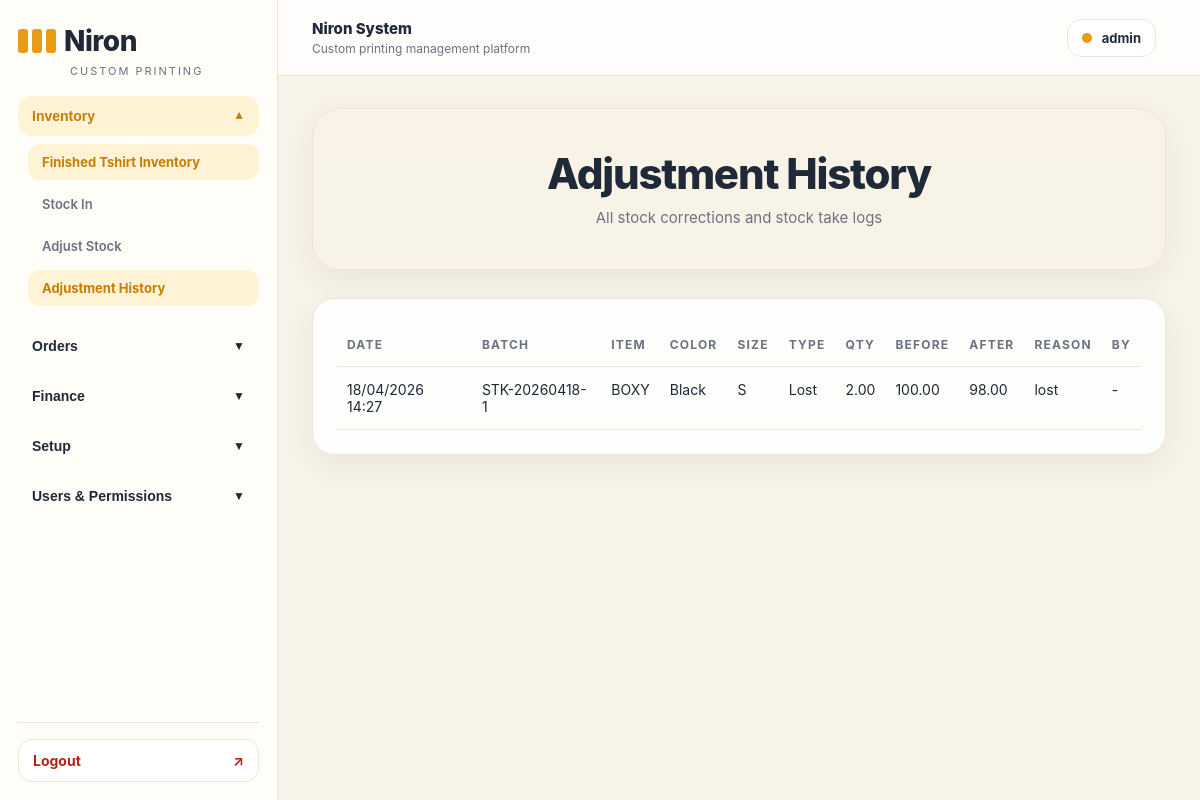
Screenshot of /inventory/adjustments/ (signed in) with the database file from the repository.
### inventory/models.py (models this page shows, shortened)
class InventoryAdjustment(models.Model):
    TYPE_ADD = "ADD"
    TYPE_REMOVE = "REMOVE"
    TYPE_DAMAGE = "DAMAGE"
    TYPE_LOST = "LOST"
    TYPE_FOUND = "FOUND"
    TYPE_STOCKTAKE = "STOCKTAKE"
    TYPE_CHOICES = [
        (TYPE_ADD, "Add"),
        (TYPE_REMOVE, "Remove"),
        (TYPE_DAMAGE, "Damage"),
        (TYPE_LOST, "Lost"),
        (TYPE_FOUND, "Found Extra"),
        (TYPE_STOCKTAKE, "Stock Take"),
    ]
    batch_item = models.ForeignKey(
        InventoryBatchItem,
        on_delete=models.PROTECT,
        related_name="adjustments",
    )
    adjustment_type = models.CharField(max_length=20, choices=TYPE_CHOICES)
    qty = models.DecimalField(max_digits=12, decimal_places=2)
    reason = models.TextField(blank=True, default="")
    created_at = models.DateTimeField(default=timezone.now)
    created_by = models.ForeignKey(
        settings.AUTH_USER_MODEL,
        on_delete=models.SET_NULL,
        null=True,
        blank=True,
        related_name="inventory_adjustments_created",
    )
    qty_before = models.DecimalField(max_digits=12, decimal_places=2, default=0)
    qty_after = models.DecimalField(max_digits=12, decimal_places=2, default=0)
    class Meta:
        ordering = ["-created_at", "-id"]

class InventoryBatchItem(models.Model):
    batch = models.ForeignKey(
        InventoryBatch,
        on_delete=models.CASCADE,
        related_name="items",
    )
    item = models.ForeignKey(
        InventoryItem,
        on_delete=models.PROTECT,
        related_name="batch_items",
    )
    color = models.ForeignKey(
        Color,
        on_delete=models.PROTECT,
        blank=True,
        null=True,
        related_name="batch_items",
    )
    size = models.ForeignKey(
        Size,
        on_delete=models.PROTECT,
        blank=True,
        null=True,
        related_name="batch_items",
    )
    qty_received = models.DecimalField(
        max_digits=12,
        decimal_places=2,
        validators=[MinValueValidator(Decimal("0.01"))],
    )
    qty_remaining = models.DecimalField(
        max_digits=12,
        decimal_places=2,
        validators=[MinValueValidator(Decimal("0"))],
    )
    base_unit_cost = models.DecimalField(max_digits=12, decimal_places=4, default=0)
    final_unit_cost = models.DecimalField(max_digits=12, decimal_places=4, default=0)
    is_active = models.BooleanField(default=True)
    class Meta:
        ordering = ["batch__received_date", "id"]

class InventoryBatch(models.Model):
    STATUS_DRAFT = "DRAFT"
    STATUS_FINAL = "FINAL"
    STATUS_CHOICES = [
        (STATUS_DRAFT, "Draft"),
        (STATUS_FINAL, "Final"),
    ]
    batch_no = models.CharField(max_length=50, unique=True)
    supplier = models.CharField(max_length=120, blank=True)
    received_date = models.DateField()
    total_goods_cost = models.DecimalField(max_digits=12, decimal_places=2, default=0)
    shipping_cost = models.DecimalField(max_digits=12, decimal_places=2, default=0)
    extra_cost = models.DecimalField(max_digits=12, decimal_places=2, default=0)
    status = models.CharField(max_length=20, choices=STATUS_CHOICES, default=STATUS_DRAFT)
    note = models.TextField(blank=True, default="")
    created_at = models.DateTimeField(default=timezone.now)
    updated_at = models.DateTimeField(auto_now=True)
    created_by = models.ForeignKey(
        settings.AUTH_USER_MODEL,
        on_delete=models.SET_NULL,
        null=True,
        blank=True,
        related_name="inventory_batches_created",
    )
    updated_by = models.ForeignKey(
        settings.AUTH_USER_MODEL,
        on_delete=models.SET_NULL,
        null=True,
        blank=True,
        related_name="inventory_batches_updated",
    )
    deleted_by = models.ForeignKey(
        settings.AUTH_USER_MODEL,
        on_delete=models.SET_NULL,
        null=True,
        blank=True,
        related_name="inventory_batches_deleted",
    )
    is_deleted = models.BooleanField(default=False)
    deleted_at = models.DateTimeField(null=True, blank=True)
    class Meta:
        ordering = ["-received_date", "-id"]

class InventoryItem(models.Model):
    TYPE_SHIRT = "SHIRT"
    TYPE_FILM = "FILM"
    TYPE_CHOICES = [
        (TYPE_SHIRT, "Shirt"),
        (TYPE_FILM, "Film"),
    ]
    UNIT_PCS = "PCS"
    UNIT_METER = "METER"
    UNIT_CHOICES = [
        (UNIT_PCS, "PCS"),
        (UNIT_METER, "Meter"),
    ]
    STYLE_OVERSIZE = "OVERSIZE"
    STYLE_POLO = "POLO"
    STYLE_BOXY = "BOXY"
    STYLE_CHOICES = [
        (STYLE_OVERSIZE, "Oversize"),
        (STYLE_POLO, "Polo"),
        (STYLE_BOXY, "Boxy"),
    ]
    code = models.CharField(max_length=50, unique=True, blank=True)
    name = models.CharField(max_length=120)
    item_type = models.CharField(max_length=20, choices=TYPE_CHOICES)
    unit = models.CharField(max_length=20, choices=UNIT_CHOICES)
    sample_style = models.CharField(
        max_length=20,
        choices=STYLE_CHOICES,
        default=STYLE_OVERSIZE,
        blank=True,
    )
    is_active = models.BooleanField(default=True)
    class Meta:
        ordering = ["code", "id"]

class Color(models.Model):
    code = models.CharField(max_length=20, unique=True)
    name = models.CharField(max_length=50)
    hex_code = models.CharField(max_length=7, default="#000000")
    is_active = models.BooleanField(default=True)
    class Meta:
        ordering = ["name"]

class Size(models.Model):
    code = models.CharField(max_length=20, unique=True)
    name = models.CharField(max_length=50)
    sort_order = models.PositiveIntegerField(default=0)
    is_active = models.BooleanField(default=True)
    class Meta:
        ordering = ["sort_order", "id"]

### inventory/views.py (the view)
# urls.py: path("adjustments/", inventory_adjustment_list, name="inventory_adjustment_list"),
@login_required
@permission_required("inventory.view_inventoryadjustment", raise_exception=True)
def inventory_adjustment_list(request):
    adjustments = (
        InventoryAdjustment.objects.select_related(
            "batch_item__batch",
            "batch_item__item",
            "batch_item__color",
            "batch_item__size",
            "created_by",
        )
        .order_by("-created_at", "-id")
    )
    return render(request, "inventory/inventory_adjustment_list.html", {"adjustments": adjustments})

### templates/inventory/inventory_adjustment_list.html
{% extends "base.html" %}
{% block page_title %}Adjustment History{% endblock %}
{% block page_subtitle %}All stock corrections and stock take logs{% endblock %}
{% block content %}
<div class="table-card">
  <table class="app-table">
    <thead>
      <tr>
        <th>Date</th>
        <th>Batch</th>
        <th>Item</th>
        <th>Color</th>
        <th>Size</th>
        <th>Type</th>
        <th>Qty</th>
        <th>Before</th>
        <th>After</th>
        <th>Reason</th>
        <th>By</th>
      </tr>
    </thead>
    <tbody>
      {% for a in adjustments %}
        <tr>
          <td>{{ a.created_at|date:"d/m/Y H:i" }}</td>
          <td>{{ a.batch_item.batch.batch_no }}</td>
          <td>{{ a.batch_item.item.name }}</td>
          <td>{{ a.batch_item.color.name|default:"-" }}</td>
          <td>{{ a.batch_item.size.name|default:"-" }}</td>
          <td>{{ a.get_adjustment_type_display }}</td>
          <td>{{ a.qty }}</td>
          <td>{{ a.qty_before }}</td>
          <td>{{ a.qty_after }}</td>
          <td>{{ a.reason|default:"-" }}</td>
          <td>{% if a.created_by %}{{ a.created_by.username }}{% else %}-{% endif %}</td>
        </tr>
      {% empty %}
        <tr>
          <td colspan="11">No adjustments found.</td>
        </tr>
      {% endfor %}
    </tbody>
  </table>
</div>
{% endblock %}

### templates/base.html (shortened to what this page needs)
<!DOCTYPE html>
<html lang="en">
<head>
</head>
<body>
    <div class="layout">
        <aside class="sidebar">
            <div class="logo-wrap">
                <a href="/" class="logo">Niron</a>
                <div class="logo-sub">Custom Printing</div>
            </div>
            <div class="sidebar-scroll">
                {% if perms.inventory.view_inventorybatch %}
                <div class="nav-group">
                    <button class="nav-toggle" type="button" data-target="menu-inventory">
                        <span>Inventory</span>
                        <span class="nav-arrow">▼</span>
                    </button>
                    <div class="nav-submenu" id="menu-inventory">
                        <a class="nav-link" href="/inventory/">Finished Tshirt Inventory</a>
                        {% if perms.inventory.add_inventorybatch %}
                        <a class="nav-link" href="/inventory/batches/new/">Stock In</a>
                        {% endif %}
                        {% if perms.inventory.add_inventoryadjustment %}
                        <a class="nav-link" href="/inventory/adjust-stock/">Adjust Stock</a>
                        {% endif %}
                        {% if perms.inventory.view_inventoryadjustment %}
                        <a class="nav-link" href="/inventory/adjustments/">Adjustment History</a>
                        {% endif %}
                    </div>
                </div>
                {% endif %}
                {% if perms.orders.view_order or perms.orders.add_order %}
                <div class="nav-group">
                    <button class="nav-toggle" type="button" data-target="menu-orders">
                        <span>Orders</span>
                        <span class="nav-arrow">▼</span>
                    </button>
                </div>
                {% endif %}
                {% if perms.finance.view_expense or perms.finance.add_expense %}
<div class="nav-group">
    <button class="nav-toggle" type="button" data-target="menu-finance">
        <span>Finance</span>
        <span class="nav-arrow">▼</span>
    </button>
</div>
{% endif %}
                {% if perms.inventory.view_inventoryitem or perms.inventory.view_color or perms.inventory.view_size %}
                <div class="nav-group">
                    <button class="nav-toggle" type="button" data-target="menu-setup">
                        <span>Setup</span>
                        <span class="nav-arrow">▼</span>
                    </button>
                </div>
                {% endif %}
                {% if perms.auth.view_user or perms.auth.add_user or perms.auth.view_group or perms.auth.view_permission %}
                <div class="nav-group">
                    <button class="nav-toggle" type="button" data-target="menu-users">
                        <span>Users & Permissions</span>
                        <span class="nav-arrow">▼</span>
                    </button>
                </div>
                {% endif %}
            </div>
            {% if user.is_authenticated %}
            <div class="sidebar-footer">
                <a class="logout-link" href="/logout/">
                    <span>Logout</span>
                    <span>↗</span>
                </a>
            </div>
            {% endif %}
        </aside>
        <div class="main">
            <div class="topbar">
                <div class="topbar-left">
                    <div>
                        <div class="topbar-title">{% block topbar_title %}Niron System{% endblock %}</div>
                        <div class="topbar-subtitle">{% block topbar_subtitle %}Custom printing management platform{% endblock %}</div>
                    </div>
                </div>
                <div class="topbar-right">
                    {% if user.is_authenticated %}
                    <div class="user-chip">
                        <span class="user-dot"></span>
                        <span>{{ user.get_full_name|default:user.username }}</span>
                    </div>
                    {% endif %}
                </div>
            </div>
            <div class="content-wrap">
                <div class="hero">
                    <h1 class="hero-title">{% block page_title %}Niron System{% endblock %}</h1>
                    <div class="hero-subtitle">{% block page_subtitle %}Clean custom printing management{% endblock %}</div>
                </div>
                {% block content %}{% endblock %}
            </div>
        </div>
    </div>
</body>
</html>

### rows the page displays
InventoryAdjustment: created_at "18/04/2026 14:27", batch_item.batch.batch_no "STK-20260418-1", batch_item.item.name "BOXY", batch_item.color.name "Black", batch_item.size.name "S", adjustment_type "Lost", qty "2.00", qty_before "100.00", qty_after "98.00", reason "lost"

### other values shown
{{ user.get_full_name|default:user.username }} "admin"
